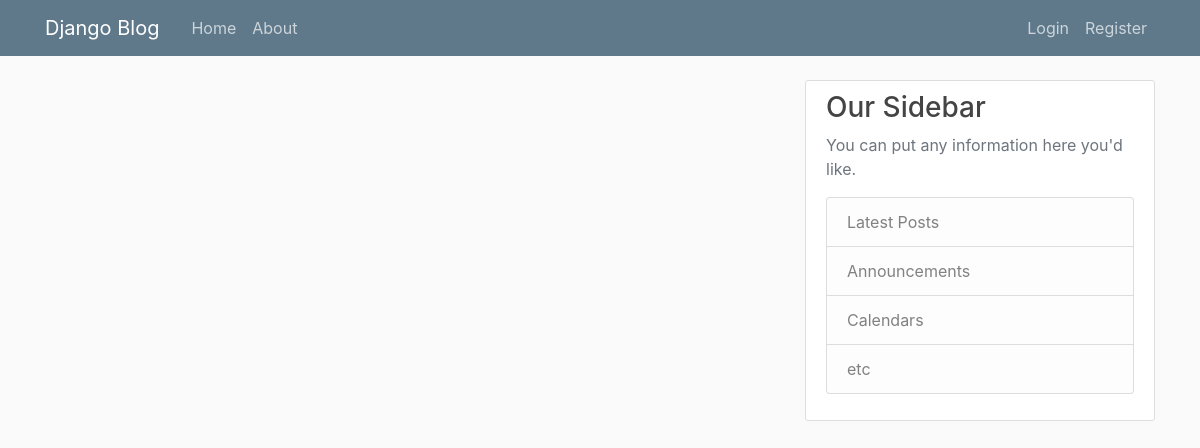
/, run on an earlier commit of the app's database.
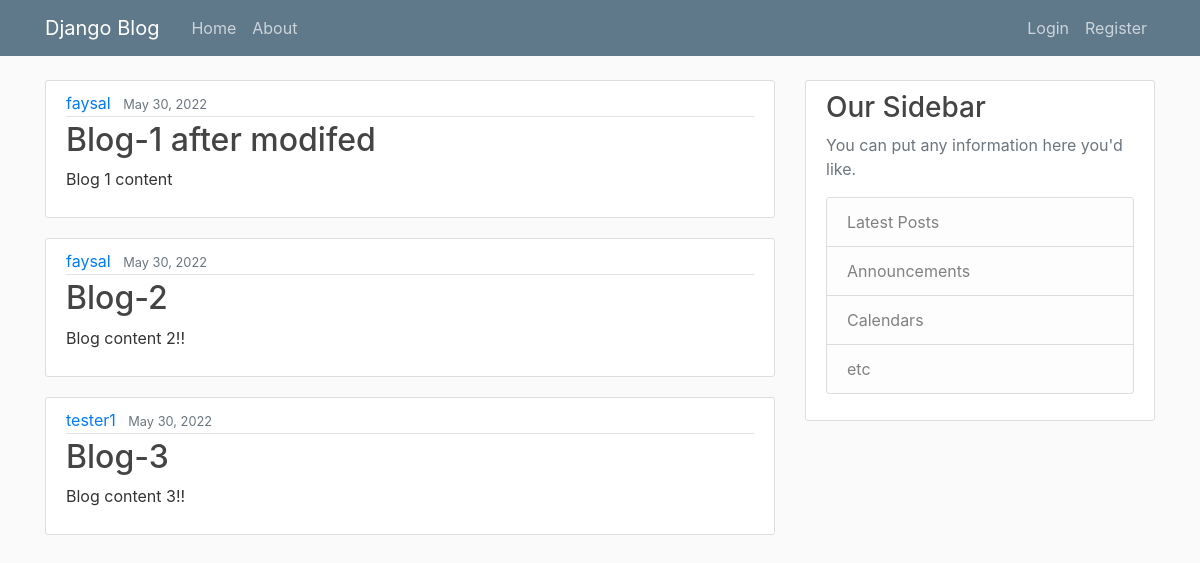
And on a later commit of the database.
### myApp/models.py (models this page shows, shortened)
class Post(models.Model):
    title = models.CharField(max_length=100)
    content = models.TextField()
    date_posted = models.DateTimeField(default=timezone.now)
    author = models.ForeignKey(User, on_delete=models.CASCADE)

### myApp/views.py (the view)
# urls.py: 2. Add a URL to urlpatterns:  path('', views.home, name='home')
def home(request):
    context = {
        'posts': Post.objects.all()
    }
    return render(request, 'myApp/home.html', context)

### myApp/templates/myApp/home.html
{% extends "myApp/base.html" %}
{% block content %}
    {% for post in posts %}
        <article class="media content-section">
              <div class="media-body">
                <div class="article-metadata">
                  <a class="mr-2" href="#">{{ post.author }}</a>
                  <small class="text-muted">{{ post.date_posted|date:"F d, Y" }}</small>
                </div>
                <h2><a class="article-title" href="#">{{ post.title }}</a></h2>
                <p class="article-content">{{ post.content }}</p>
              </div>
        </article>
    {% endfor %}
{% endblock content %}

### myApp/templates/myApp/base.html (shortened to what this page needs)
{% load static %}
<!DOCTYPE html>
<html>
<head>
    <link rel="stylesheet" href="https://maxcdn.bootstrapcdn.com/bootstrap/4.0.0/css/bootstrap.min.css">
    <link rel="stylesheet" type="text/css" href="{% static 'myApp/main.css' %}">
</head>
<body>
    <header class="site-header">
      <nav class="navbar navbar-expand-md navbar-dark bg-steel fixed-top">
        <div class="container">
          <a class="navbar-brand mr-4" href="{% url 'blog-home' %}">Django Blog</a>
          <div class="collapse navbar-collapse" id="navbarToggle">
            <div class="navbar-nav mr-auto">
              <a class="nav-item nav-link" href="{% url 'blog-home' %}">Home</a>
              <a class="nav-item nav-link" href="{% url 'blog-about' %}">About</a>
            </div>
            <div class="navbar-nav">
                {% if user.is_authenticated %}
                    <a class="nav-item nav-link" href="{% url 'profile' %}">Profile</a>
                    <a class="nav-item nav-link" href="{% url 'Logout' %}">LogOut</a>
                {% else %}
                    <a class="nav-item nav-link" href="{% url 'Login' %}">Login</a>
                    <a class="nav-item nav-link" href="{% url 'register' %}">Register</a>
                {% endif %}
            </div>
          </div>
        </div>
      </nav>
    </header>
    <main role="main" class="container">
      <div class="row">
        <div class="col-md-8">
          {% block content %}{% endblock %}
        </div>
        <div class="col-md-4">
          <div class="content-section">
            <h3>Our Sidebar</h3>
            <p class='text-muted'>You can put any information here you'd like.
              <ul class="list-group">
                <li class="list-group-item list-group-item-light">Latest Posts</li>
                <li class="list-group-item list-group-item-light">Announcements</li>
                <li class="list-group-item list-group-item-light">Calendars</li>
                <li class="list-group-item list-group-item-light">etc</li>
              </ul>
            </p>
          </div>
        </div>
      </div>
    </main>
</body>
</html>

### myApp/static/myApp/main.css (style rules this page uses)
body { background: #fafafa; color: #333333; margin-top: 5rem; }
h1, h2, h3, h4, h5, h6 { color: #444444; }
ul { margin: 0; }
.bg-steel { background-color: #5f788a; }
.site-header .navbar-nav .nav-link { color: #cbd5db; }
.content-section { background: #ffffff; padding: 10px 20px; border: 1px solid #dddddd; border-radius: 3px; margin-bottom: 20px; }
.article-title { color: #444444; }
.article-content { white-space: pre-line; }
.article-metadata { padding-bottom: 1px; margin-bottom: 4px; border-bottom: 1px solid #e3e3e3 }

What changed in the data, as far as the page shows it:
added Post: author "faysal", date_posted "May 30, 2022", title "Blog-1 after modifed", content "Blog 1 content"
added Post: author "faysal", date_posted "May 30, 2022", title "Blog-2", content "Blog content 2!!"
added Post: author "tester1", date_posted "May 30, 2022", title "Blog-3", content "Blog content 3!!"
